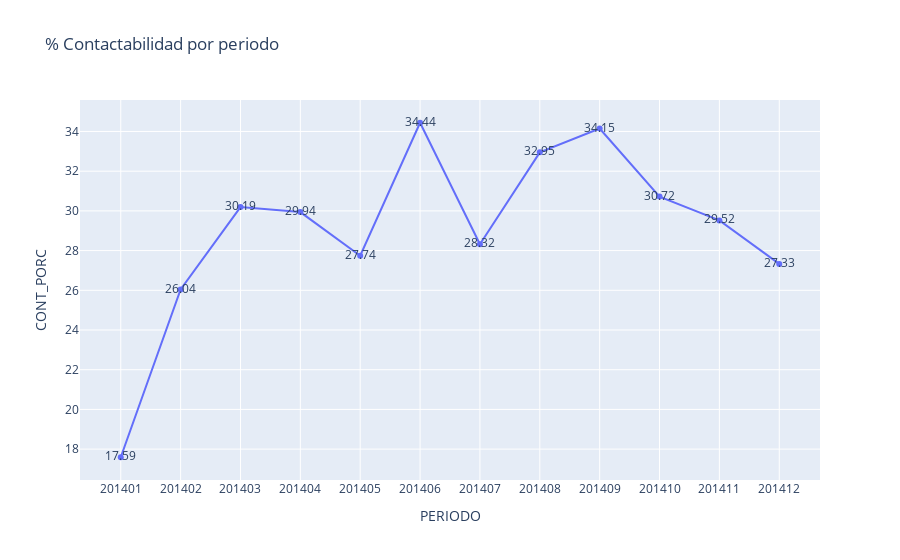
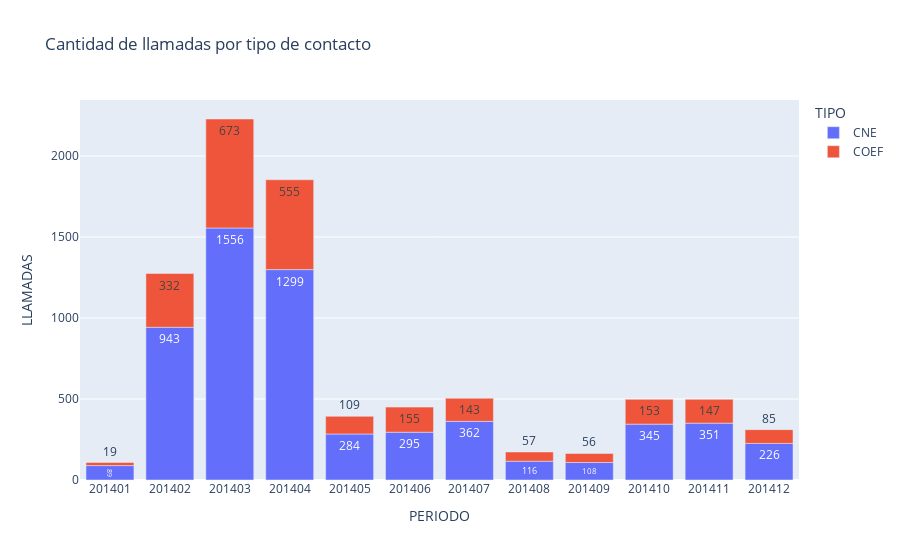

Notebook source saved alongside these figures, in order:
### Code cell
dataContactoGraph = dataContacto.melt(id_vars=['PERIODO'], 
                             var_name="TIPO", 
                             value_name="LLAMADAS")

#dataContactoGraph
fig = px.bar(dataContactoGraph.query("TIPO!='CONTACTABILIDAD' & TIPO!='CONT_PORC'"), x="PERIODO", y="LLAMADAS", 
                                     color="TIPO", text="LLAMADAS", title='Cantidad de llamadas por tipo de contacto')
fig2 = px.line(dataContacto, x="PERIODO", y="CONT_PORC", title='% Contactabilidad por periodo', text="CONT_PORC")
fig2.show()
fig.show()

### Figure 1 — Plotly figure (JSON) as saved in the notebook; plotly's stock layout.template omitted (floating-point values rounded to 4 significant figures)
{"data": [{"hovertemplate": "PERIODO=%{x}<br>CONT_PORC=%{text}<extra></extra>", "legendgroup": "", "line": {"color": "#636efa", "dash": "solid"}, "marker": {"symbol": "circle"}, "mode": "markers+lines+text", "name": "", "orientation": "v", "showlegend": false, "text": [17.59, 26.04, 30.19, 29.94, 27.74, 34.44, 28.32, 32.95, 34.15, 30.72, 29.52, 27.33], "type": "scatter", "x": ["201401", "201402", "201403", "201404", "201405", "201406", "201407", "201408", "201409", "201410", "201411", "201412"], "xaxis": "x", "y": [17.59, 26.04, 30.19, 29.94, 27.74, 34.44, 28.32, 32.95, 34.15, 30.72, 29.52, 27.33], "yaxis": "y"}], "layout": {"legend": {"tracegroupgap": 0}, "title": {"text": "% Contactabilidad por periodo"}, "xaxis": {"anchor": "y", "domain": [0, 1], "title": {"text": "PERIODO"}}, "yaxis": {"anchor": "x", "domain": [0, 1], "title": {"text": "CONT_PORC"}}}}

### Figure 2 — Plotly figure (JSON) as saved in the notebook; plotly's stock layout.template omitted (floating-point values rounded to 4 significant figures)
{"data": [{"alignmentgroup": "True", "hovertemplate": "TIPO=CNE<br>PERIODO=%{x}<br>LLAMADAS=%{text}<extra></extra>", "legendgroup": "CNE", "marker": {"color": "#636efa", "pattern": {"shape": ""}}, "name": "CNE", "offsetgroup": "CNE", "orientation": "v", "showlegend": true, "text": [89, 943, 1556, 1299, 284, 295, 362, 116, 108, 345, 351, 226], "textposition": "auto", "type": "bar", "x": ["201401", "201402", "201403", "201404", "201405", "201406", "201407", "201408", "201409", "201410", "201411", "201412"], "xaxis": "x", "y": [89, 943, 1556, 1299, 284, 295, 362, 116, 108, 345, 351, 226], "yaxis": "y"}, {"alignmentgroup": "True", "hovertemplate": "TIPO=COEF<br>PERIODO=%{x}<br>LLAMADAS=%{text}<extra></extra>", "legendgroup": "COEF", "marker": {"color": "#EF553B", "pattern": {"shape": ""}}, "name": "COEF", "offsetgroup": "COEF", "orientation": "v", "showlegend": true, "text": [19, 332, 673, 555, 109, 155, 143, 57, 56, 153, 147, 85], "textposition": "auto", "type": "bar", "x": ["201401", "201402", "201403", "201404", "201405", "201406", "201407", "201408", "201409", "201410", "201411", "201412"], "xaxis": "x", "y": [19, 332, 673, 555, 109, 155, 143, 57, 56, 153, 147, 85], "yaxis": "y"}], "layout": {"barmode": "relative", "legend": {"title": {"text": "TIPO"}, "tracegroupgap": 0}, "title": {"text": "Cantidad de llamadas por tipo de contacto"}, "xaxis": {"anchor": "y", "domain": [0, 1], "title": {"text": "PERIODO"}}, "yaxis": {"anchor": "x", "domain": [0, 1], "title": {"text": "LLAMADAS"}}}}
